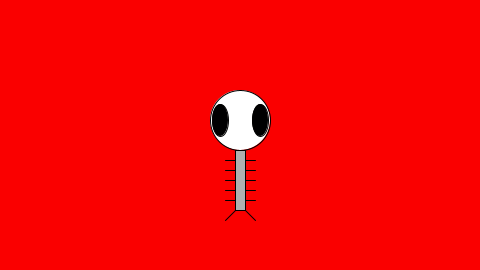
Frame 1 (no input)
Frame 60 (the mouse pressed at the canvas centre just before this capture): identical to frame 1, image omitted
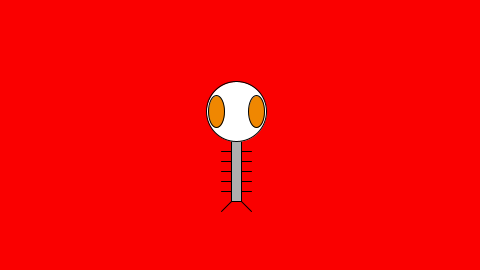
Frame 120 (the mouse held since frame 60 and released just before this capture)

The Processing sketch that drew these frames (run headless with seeded random() and noise(); from frame 60 on, the mouse is pressed at the canvas centre):

// Processing sketch: zoog
// ── zoog.pde
//Credit to Daniel Shifman
float x = 240;
float y = 180;
float w = 60;
float h = 60;
float eyeSize = 16;

void setup() {
  size(480, 270);
}

void draw() {
background(250,0,0);
  //2. create a color variable. (ask your teacher or check processing.org/reference
color eyeColor= color(mouseX, mouseY, 1);
  //2. call the method to draw your Zoog. Hint: you will need your color variable.
drawZoog(eyeColor);
  //3. call the method to Jiggle your Zoog
  if (mousePressed){
jiggleZoog(10);
  }
  
//bonus: Only jiggle the zoog when the mouse is pressed  
}

void jiggleZoog(int speed) {
  // Change the x and y location of Zoog randomly
  x = x + random(-.1, .1)*speed;
  y = y + random(-.1, .1)*speed;
  // Constrain Zoog to window
  x = constrain(x, 0, width);
  y = constrain(y, 0, height);
}

void drawZoog(color eyeColor) {
  // Set ellipses and rects to CENTER mode
  ellipseMode(CENTER);
  rectMode(CENTER);
  // Draw Zoog's arms with a for loop
  for (float i = y - h/3; i < y + h/2; i += 10) {
    stroke(0);
    line(x - w/4, i, x + w/4, i);
  }
  // Draw Zoog's body
  stroke(0);
  fill(175);
  rect(x, y, w/6, h);
  // Draw Zoog's head
  stroke(0);
  fill(255);
  ellipse(x, y - h, w, h);
  // Draw Zoog's eyes
  fill(eyeColor);
  ellipse(x - w/3, y - h, eyeSize, eyeSize*2);
  ellipse(x + w/3, y - h, eyeSize, eyeSize*2);
  // Draw Zoog's legs
  stroke(0);
  line(x - w/12, y + h/2, x - w/4, y + h/2 + 10);
  line(x + w/12, y + h/2, x + w/4, y + h/2 + 10);
}
